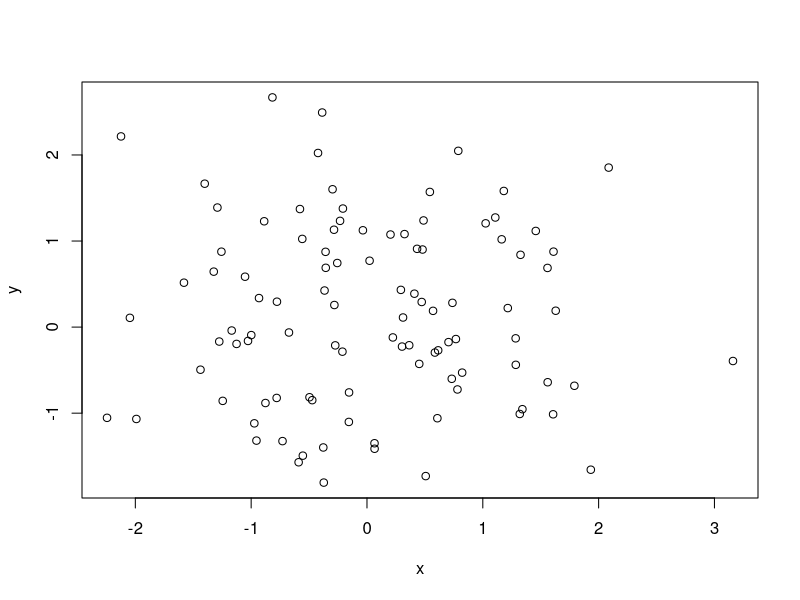
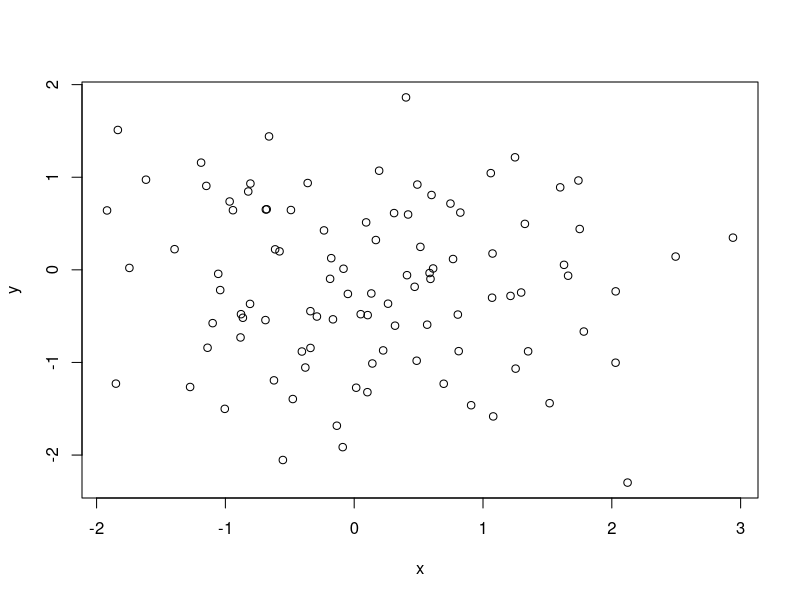

Generate these figures, in order, with R:
## ---- chunk 1
x<- rnorm(100)
y<- rnorm(100)
plot(x,y)
## ---- chunk 2
summary(x)
## ---- chunk 3
# this will nor be shown in the output
x <- rnorm(100)
## ---- chunk 4
x<- rnorm(100)
y<- rnorm(100)
plot(x,y)


